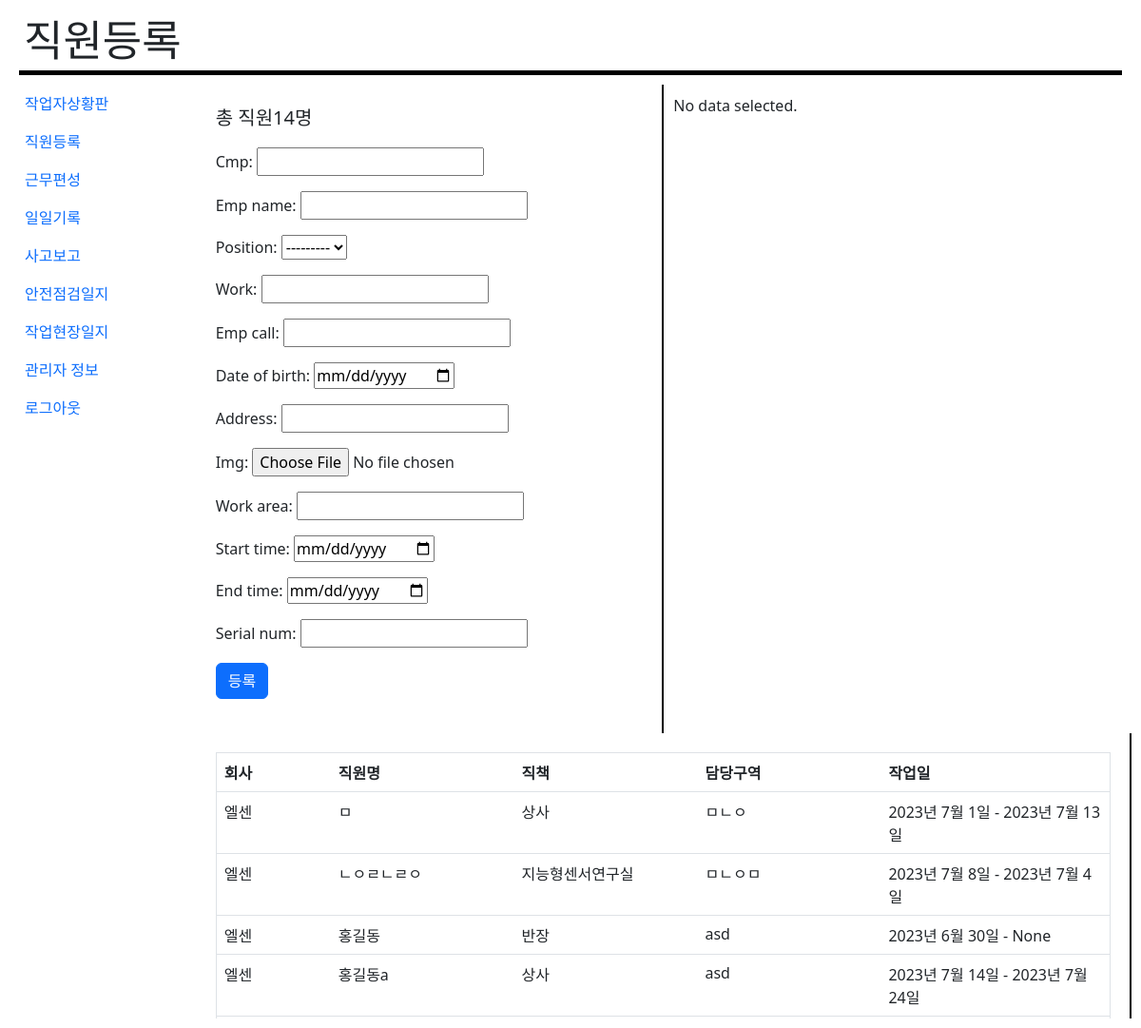
The page /board/employee/ (signed in) on the database its author committed.
### board/models.py (models this page shows)
class Employee(models.Model): #pk 자동 생성
    STATUS = {
        ('감독','감독'),
        ('관리자','관리자'),
        ('반장','반장'),
    }
    cmp = models.CharField(max_length=40)
    emp_name = models.CharField(max_length=20)
    position = models.CharField(max_length=30, choices=STATUS, null=True)
    work = models.CharField(max_length=20)
    emp_call = models.CharField(max_length=20)
    date_of_birth = models.DateField(blank=True, null=True)
    address=models.CharField(max_length=200) #상세주소
    img = models.ImageField() #증명사진
    work_area = models.CharField(max_length=100) #담당구역
    start_time = models.DateField(blank=True, null=True) #작업 시작일
    end_time = models.DateField(blank=True, null=True) #작업 끝나는일
    create_date = models.DateTimeField(auto_now_add=True) #생성일
    update_date = models.DateTimeField(auto_now=True) #수정일
    serial_num = models.CharField(max_length=100) #단말기 시리얼넘버

### board/views.py (the view)
# urls.py: path('employee/', EmployeeView.as_view(), name="employee"),
class EmployeeView(LoginRequiredMixin, CreateView, ListView, DetailView):
    model = Employee
    template_name = 'board/employee_regi.html'
    form_class = EmployeeForm
    success_url = reverse_lazy('board:employee')
    def get_context_data(self, **kwargs): #pytho 총 직원 수
        context = super().get_context_data(**kwargs)
        count= Employee.objects.count()
        context['count'] = count
        print(f"Count: {context}")
        employee_id = self.kwargs.get(self.pk_url_kwarg)
        if employee_id:
            context['employee'] = self.model.objects.get(pk=employee_id)
        return context

### board/forms.py
class EmployeeForm(forms.ModelForm):
    class Meta:
        model = Employee
        fields = '__all__'
        widgets = {
            'start_time': DateInput(attrs={'type': 'date'}),
            'end_time': DateInput(attrs={'type': 'date'}),
            'date_of_birth': DateInput(attrs={'type': 'date'}),
        }

### board/templates/board/employee_regi.html (shortened to what this page needs)
{% extends 'page.html' %}
{% block title %}
<h1 id="title">직원등록</h1>
{% endblock title %}
{% block content %}
{% load static %}
<link rel="stylesheet" href="{% static 'register.css' %}">
    <div class="sign_up">
        <div class="input">
            <label class="blockquote" for="mgr_pw">총 직원{{count}}명   </label>
            <form action="" method="POST" enctype="multipart/form-data">
                {{ form.as_p }}
                <input class="btn btn-primary" type="submit" value="등록">
            </form>
        </div>
<div class="output">
    {% if employee %}
        이미지 : <img src="{{ employee.img.url }}" alt="Employee Image" style="width:500px; height:400px;"><br> <br>
        회사 : {{ employee.cmp }} <br>
        직책: {{ employee.position }} <br>
        담당구역: {{ employee.work_area }}<br>
    <form method="POST" action="{% url 'board:employee_delete' pk=employee.id %}">
        {% csrf_token %}
        <button type="submit" class="btn btn-danger" onclick="이 글을 삭제하시겠습니까 ?">삭제</button>
        <a href="{% url 'board:employee_update' pk=employee.id %}" class="btn btn-info" type="button">수정</a>
    </form>
    {% else %}
        <p>No data selected.</p>
    {% endif %}
</div>
</div>
<div class="table-container" style="width:100%; height:300px; overflow:auto">
<table class="table table-hover" id="myTable" border="1" cellspacing="0" summary="직원 목록">
    <colgroup>
        <col width="50">
        <col width="80">
        <col width="80">
        <col width="80">
        <col width="100">
    </colgroup>
    <thead>
        <th>회사</th>
        <th>직원명</th>
        <th>직책</th>
        <th>담당구역</th>
        <th>작업일</th>
    </thead>
    <tbody>
        {% if object_list %}
        {% for employee in object_list %}
        <tr class="link-dark" onclick="redirectToEmployeeDetail('{{ employee.id }}')" >
            <td>{{ employee.cmp }}</td>
            <td>{{ employee.emp_name }}</td>
            <td>{{ employee.position }}</td>
            <td>{{ employee.work_area }}</td>
            <td>{{ employee.start_time }} - {{ employee.end_time }}</td>
        </tr>
        {% empty %}
        <tr>
            <td colspan="5">직원정보</td>
        </tr>
        {% endfor %}
        {% endif %}
    </tbody>
</table>
</div>
{% endblock %}

### templates/page.html (shortened to what this page needs)
<html lang="ko-kr">
<head>
    <link href="https://cdn.jsdelivr.net/npm/bootstrap@5.2.3/dist/css/bootstrap.min.css" rel="stylesheet">
</head>
<body>
{% load static %}
<link rel="stylesheet" href="{% static 'page.css' %}">
{% block title %}
{% endblock title %}
    <div id="grid">
        <nav class="nav flex-column">
            <a href="{% url 'board:dashboard'%}" class="nav-link">작업자상황판</a>
            <a href="{% url 'board:employee'%}" class="nav-link">직원등록</a>
            <a href="{% url 'board:groups'%}" class="nav-link">근무편성</a>
            <a href="{% url 'board:log'%}" class="nav-link">일일기록</a>
            <a href="{% url 'board:accident_list'%}" class="nav-link">사고보고</a>
            <a href="{% url 'board:safety_list'%}" class="nav-link">안전점검일지</a>
            <a href="{% url 'board:fieldlog_write'%}" class="nav-link">작업현장일지</a>
            <a href="{% url 'board:preferences_list'%}" class="nav-link">관리자 정보</a>
            <a href="{% url 'board:logout' %}" class="nav-link">로그아웃</a>
        </nav>
        <div>
        {% block content %}
        {% endblock content %}
        </div>
    </div>
</body>
</html>

### static/page.css (style rules this page uses)
body { margin: 0; }
h1 { font-size:45px; border-bottom:5px solid black; margin: 10px; padding: 20px; }
a { text-decoration-line : none; }
#grid { display:grid; grid-template-columns: 1fr 5fr; }

### static/register.css (style rules this page uses)
body { margin: 10; }
h1 { font-size:45px; border-bottom: 5px solid black; padding : 5px; }
.sign_up { display:grid; grid-template-columns: 1fr 1fr; }
.input { border-right: 2px solid black; padding : 20px; }
.output { padding : 10px; }
.table-container { border-right: 2px solid black; padding : 20px; }

### rows shown on the page
Employee: cmp "엘센", emp_name "ㅁ", position "상사", work_area "ㅁㄴㅇ", start_time "2023년 7월 1일", end_time "2023년 7월 13일"
Employee: cmp "엘센", emp_name "ㄴㅇㄹㄴㄹㅇ", position "지능형센서연구실", work_area "ㅁㄴㅇㅁ", start_time "2023년 7월 8일", end_time "2023년 7월 4일"
Employee: cmp "엘센", emp_name "홍길동", position "반장", work_area "asd", start_time "2023년 6월 30일", end_time "None"
Employee: cmp "엘센", emp_name "홍길동a", position "상사", work_area "asd", start_time "2023년 7월 14일", end_time "2023년 7월 24일"

### other values the page prints
{{ count }} "14"
